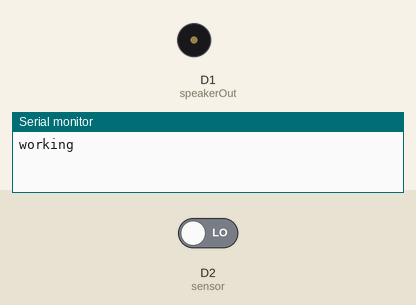
This sketch was run on a simulated ESP8266 (NodeMCU). Parts: buzzer (waves = sounding, pin HIGH), the last lines printed to the serial monitor. The test bench sets the inputs (shaded band); at power-on: D2 (sensor) LOW.

Above: at 1.2 s.
1.3 s: D2 (sensor) driven HIGH
At 1.45 s:
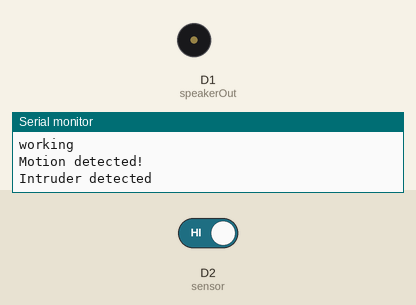
3.1 s: D2 (sensor) driven LOW
Timing chart, 0 to 6.1 s (numbered marks = the images above; inputs shaded):
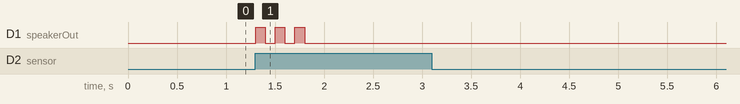

Measured:
- after the input at 1.3 s, D1 (speakerOut): alternates HIGH for 0.10 s and LOW for 0.10 s, 6 changes in all, then stays LOW, starting at once

The sketch:

sketch_oct20d.ino
```cpp
int speakerOut=D1;
//byte names[] ={'c','d','e','f','g','a','b','c'};
//int tones[]={1915,1700,1519,1432,1275,1136,1014,950};
//byte melody[]="2d2a1f2c2d2a2d2c2f2d2a2c2d2a1f2c2d2a2a2g2p8p8p8p";
int count =0;
int count2 =0;
int count3 =0;
int sensor=D2;
int val;
int led=D0;
int state=LOW;
int Max_count=24;
int statePin =LOW;
//void siren();
int intruder;
const char*ssid="OnePlus6t";
const char*password="kanpur12";
const int ledPin=2;
void setup() {
    Serial.begin(115200);
  Serial.println("working");
  pinMode(sensor,INPUT);
  pinMode(speakerOut, OUTPUT);
  //attachInterrupt(0,intruder_detect,RISING);
  //initialise the interrrupt pin for the motion sensor(Arduino Digital pin 2)
  //intruder=0;
}

void loop() {
  val = digitalRead(sensor);   // read sensor value
  if (val == HIGH) {           // check if the sensor is HIGH
    digitalWrite(led, HIGH);   // turn LED ON
    //delay(100);                // delay 100 milliseconds

    if (state == LOW) {
      Serial.println("Motion detected!");
      intruder_detect();
      state = HIGH;       // update variable state to HIGH
    }
  }
  else {
      digitalWrite(led, LOW); // turn LED OFF
      //delay(100);             // delay 200 milliseconds

      if (state == HIGH){
        Serial.println("Motion stopped!");
        state = LOW;       // update variable state to LOW
      }
  }
}
void intruder_detect()//this function is called whenever is called whenever an intruder is detected by the arduino
{
  //intruder++;
  Serial.println("Intruder detected");
  for(int i=0;i<3;i++)//play the alarm three times
  siren();
}
void siren()//This function will make the alarm sound using the piezo buzzer
{
//  for (count=0;count<Max_count;count++)
//  {
//    for(count3=0;count<=(melody[count*2]-48)*30;count3++){
//      for (count2=0;count2<0;count2++){
//        if(names[count2]==melody[count*2+1]){
//          analogWrite(speakerOut,1023);
//          //delay(tones[count2]);
//        }
//        if(melody[count*2+1] == 'p'){
//          //make a pause of certain time
//          analogWrite(speakerOut,0);
//          //delay(1);
//        }
//      }
//    }
//  }
digitalWrite(speakerOut, HIGH);
delay(100);
digitalWrite(speakerOut, LOW);
delay(100);
}
```
